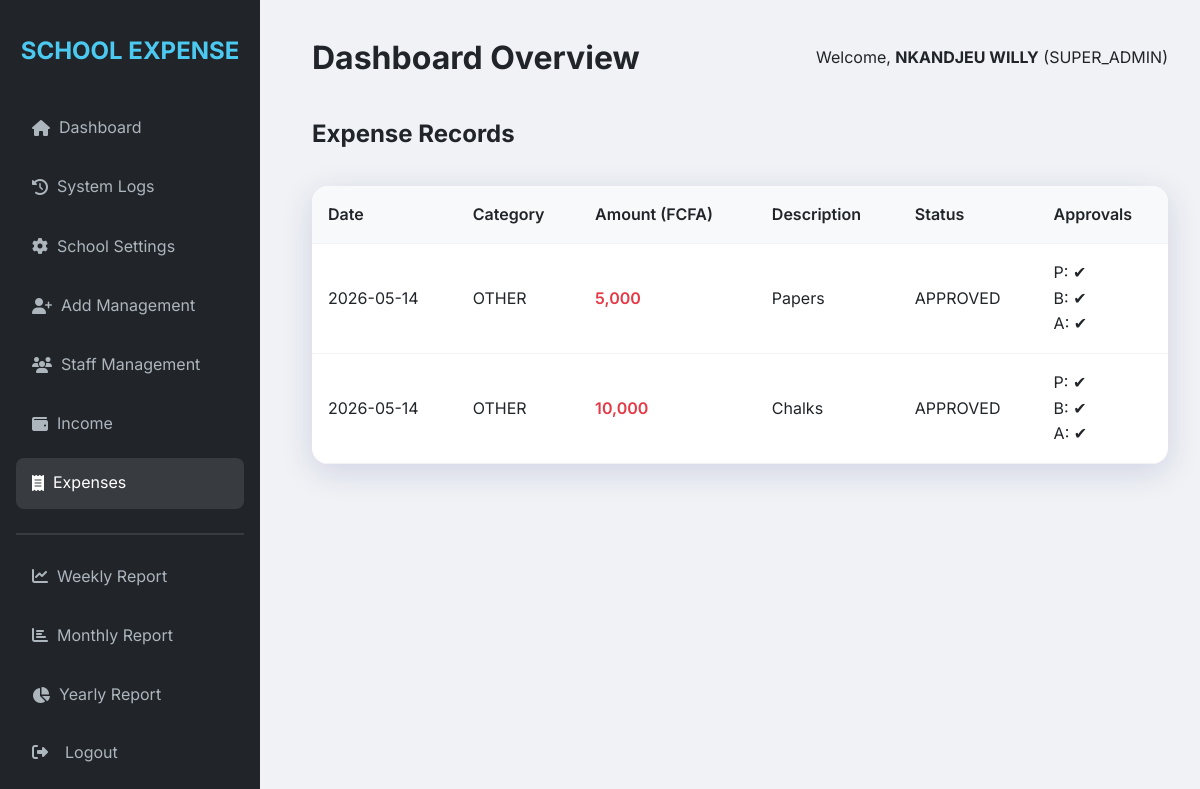
The page /expenses/view (signed in) on the database its author committed.
### models.py (models this page shows, shortened)
class User(UserMixin, db.Model):
    id = db.Column(db.Integer, primary_key=True)
    username = db.Column(db.String(64), unique=True, nullable=False)
    email = db.Column(db.String(120), unique=True, nullable=False)
    password_hash = db.Column(db.String(512), nullable=False)  # Increased to 512 for scrypt hash
    role = db.Column(db.String(20), nullable=False)  # SUPER_ADMIN, PRINCIPAL, BURSER, ACCOUNTANT, SECRETARY

class Expense(db.Model):
    id = db.Column(db.Integer, primary_key=True)
    amount = db.Column(db.Float, nullable=False)
    category = db.Column(db.String(100), nullable=False)
    description = db.Column(db.Text)
    date = db.Column(db.DateTime, default=datetime.utcnow)
    added_by = db.Column(db.Integer, db.ForeignKey('user.id'))
    status = db.Column(db.String(20), default='PENDING')  # PENDING, APPROVED, REJECTED
    approved_principal = db.Column(db.Boolean, default=False)
    approved_burser = db.Column(db.Boolean, default=False)
    approved_accountant = db.Column(db.Boolean, default=False)

### routes.py (the view)
    @app.route('/expenses/view')
    @login_required
    def view_expenses():
        role = (current_user.role or '').upper()
        if role not in ['SUPER_ADMIN', 'PRINCIPAL', 'BURSER', 'ACCOUNTANT', 'SECRETARY']:
            flash('Access Denied', 'danger')
            return redirect(url_for('dashboard'))
        expenses = Expense.query.filter(Expense.status != 'REJECTED').order_by(Expense.date.desc()).all()
        confirm_form = ConfirmForm()
        return render_template('expenses/view_expenses.html', expenses=expenses, confirm_form=confirm_form)

### app.py (called while the page is built)
def create_app():
    app = Flask(__name__)
    app.config.from_object(Config)
    app.secret_key = app.config.get('SECRET_KEY')
    if app.config.get('ENV') == 'production' and app.secret_key in (None, '', 'change_this_dev_secret'):
        raise RuntimeError('SECRET_KEY must be set in environment for production deployment')
    CSRFProtect(app)
    db.init_app(app)
    login_manager = LoginManager()
    login_manager.login_view = 'login'
    login_manager.init_app(app)
    @login_manager.user_loader
    def load_user(user_id):
        return User.query.get(int(user_id))
    with app.app_context():
        db.create_all()
        fix_username_column(app)
        ensure_schema_columns(app)
        ensure_default_staff(app)
        ensure_default_school_settings(app)
        ensure_admin_user(app)
    register_routes(app)
    return app

### templates/expenses/view_expenses.html (shortened to what this page needs)
{% extends "base.html" %}
{% block content %}
<div style="display: flex; justify-content: space-between; align-items: center; margin-bottom: 2rem;">
    <h2>Expense Records</h2>
</div>
<div class="table-container">
    <table>
        <thead>
            <tr>
                <th>Date</th>
                <th>Category</th>
                <th>Amount (FCFA)</th>
                <th>Description</th>
                <th>Status</th>
                <th>Approvals</th>
            </tr>
        </thead>
        <tbody>
            {% for expense in expenses %}
            <tr>
                <td>{{ expense.date.strftime('%Y-%m-%d') }}</td>
                <td>{{ expense.category }}</td>
                <td style="color: var(--danger); font-weight: 600;">{{ "{:,.0f}".format(expense.amount) }}</td>
                <td>{{ expense.description }}</td>
                <td>{{ expense.status }}</td>
                <td>
                    P: {{ '✔' if expense.approved_principal else '✗' }}<br>
                    B: {{ '✔' if expense.approved_burser else '✗' }}<br>
                    A: {{ '✔' if expense.approved_accountant else '✗' }}
                </td>
            </tr>
            {% else %}
            <tr>
                <td colspan="7" style="text-align: center; padding: 2rem; color: var(--gray);">No expense records found.</td>
            </tr>
            {% endfor %}
        </tbody>
    </table>
</div>
{% endblock %}

### templates/base.html (shortened to what this page needs)
<!DOCTYPE html>
<html lang="en">
<head>
    <link rel="stylesheet" href="{{ url_for('static', filename='css/style.css') }}">
    <link rel="stylesheet" href="https://cdnjs.cloudflare.com/ajax/libs/font-awesome/6.4.0/css/all.min.css">
</head>
<body>
    {% if current_user.is_authenticated %}
    <div class="app-container">
        <aside class="sidebar">
            <h2>SCHOOL EXPENSE</h2>
            <nav>
                <ul class="nav-links">
                    <li><a href="{{ url_for('dashboard') }}" class="{{ 'active' if request.endpoint == 'dashboard' }}"><i class="fas fa-home"></i> &nbsp; Dashboard</a></li>
                    {% if current_user.role == 'SUPER_ADMIN' %}
                    <li><a href="{{ url_for('view_system_logs') }}" class="{{ 'active' if request.endpoint == 'view_system_logs' }}"><i class="fas fa-history"></i> &nbsp; System Logs</a></li>
                    <li><a href="{{ url_for('school_settings') }}" class="{{ 'active' if request.endpoint == 'school_settings' }}"><i class="fas fa-cog"></i> &nbsp; School Settings</a></li>
                    <li><a href="{{ url_for('add_user') }}" class="{{ 'active' if request.endpoint == 'add_user' }}"><i class="fas fa-user-plus"></i> &nbsp; Add Management</a></li>
                    {% endif %}
                    {% if current_user.role|upper in ['SUPER_ADMIN', 'PRINCIPAL', 'SECRETARY'] %}
                    <li><a href="{{ url_for('view_staff') }}" class="{{ 'active' if 'staff' in request.endpoint }}"><i class="fas fa-users"></i> &nbsp; Staff Management</a></li>
                    {% endif %}
                    <li><a href="{{ url_for('view_income') }}" class="{{ 'active' if 'income' in request.endpoint }}"><i class="fas fa-wallet"></i> &nbsp; Income</a></li>
                    <li><a href="{{ url_for('view_expenses') }}" class="{{ 'active' if 'expenses' in request.endpoint }}"><i class="fas fa-receipt"></i> &nbsp; Expenses</a></li>
                    <hr style="margin: 1rem 0; border: 0.5px solid rgba(255,255,255,0.1)">
                    <li><a href="{{ url_for('view_report', type='weekly') }}"><i class="fas fa-chart-line"></i> &nbsp; Weekly Report</a></li>
                    <li><a href="{{ url_for('view_report', type='monthly') }}"><i class="fas fa-chart-bar"></i> &nbsp; Monthly Report</a></li>
                    <li><a href="{{ url_for('view_report', type='yearly') }}"><i class="fas fa-chart-pie"></i> &nbsp; Yearly Report</a></li>
                    <li style="margin-top: auto;">
                        <form method="post" action="{{ url_for('logout') }}" style="margin: 0; width: 100%;">
                            <button type="submit" class="logout-btn">
                                <i class="fas fa-sign-out-alt"></i> &nbsp; Logout
                            </button>
                        </form>
                    </li>
                </ul>
            </nav>
        </aside>
        <main class="main-content">
            <header style="margin-bottom: 2rem; display: flex; justify-content: space-between; align-items: center;">
                <h1>{{ title if title else 'Dashboard Overview' }}</h1>
                <div class="user-info">
                    <span>Welcome, <strong>{{ current_user.username }}</strong> ({{ current_user.role }})</span>
                </div>
            </header>
            {% block content %}{% endblock %}
        </main>
    </div>
    {% else %}
        {% block login_content %}{% endblock %}
    {% endif %}
</body>
</html>

### static/css/style.css (style rules this page uses)
:root { --primary: #4361ee; --secondary: #3f37c9; --accent: #4895ef; --success: #4cc9f0; --warning: #f72585; --danger: #e63946; --dark: #212529; --light: #f8f9fa; --gray: #6c757d; --glass: rgba(255, 255, 255, 0.9); --shadow: 0 8px 32px 0 rgba(31, 38, 135, 0.15); }
* { margin: 0; padding: 0; box-sizing: border-box; font-family: 'Inter', -apple-system, BlinkMacSystemFont, "Segoe UI", Roboto, sans-serif; }
body { background: #f0f2f5; color: var(--dark); line-height: 1.6; overflow-x: auto; width: 100%; }
.app-container { display: flex; min-height: 100vh; width: 100%; }
.sidebar { width: 260px; background: var(--dark); color: white; padding: 2rem 1rem; position: fixed; height: 100vh; transition: all 0.3s ease; }
.sidebar h2 { font-size: 1.5rem; margin-bottom: 2rem; text-align: center; color: var(--success); font-weight: 700; }
.nav-links { list-style: none; display: flex; flex-direction: column; height: calc(100vh - 120px); }
.nav-links li { margin-bottom: 0.5rem; }
.nav-links a { color: #adb5bd; text-decoration: none; padding: 0.8rem 1rem; display: flex; align-items: center; border-radius: 8px; transition: 0.3s; }
.nav-links a:hover, .nav-links a.active { background: rgba(255, 255, 255, 0.1); color: white; }
.nav-links button { color: #adb5bd; padding: 0.8rem 1rem; display: flex; align-items: center; border-radius: 8px; transition: 0.3s; width: 100%; background: none; border: none; font-size: 1rem; cursor: pointer; font-family: inherit; }
.logout-btn { color: #adb5bd; padding: 0.8rem 1rem; display: flex; align-items: center; gap: 0.5rem; border-radius: 8px; transition: 0.3s; width: 100%; background: none; border: none; font-size: 1rem; cursor: pointer; font-family: inherit; }
.main-content { flex: 1; margin-left: 280px; padding: 2rem; min-width: 0; width: calc(100% - 280px); }
.table-container { background: white; border-radius: 16px; overflow: hidden; box-shadow: var(--shadow); margin-top: 1.5rem; }
table { width: 100%; border-collapse: collapse; }
th, td { padding: 1rem; text-align: left; border-bottom: 1px solid #f1f3f5; }
th { background: #f8f9fa; font-weight: 600; }

### rows shown on the page
User: username "NKANDJEU WILLY", role "SUPER_ADMIN"
Expense: date "2026-05-14", category "OTHER", amount "5,000", description "Papers", status "APPROVED", approved_principal "✔", approved_burser "✔", approved_accountant "✔"
Expense: date "2026-05-14", category "OTHER", amount "10,000", description "Chalks", status "APPROVED", approved_principal "✔", approved_burser "✔", approved_accountant "✔"

### other values the page prints
{{ title if title else 'Dashboard Overview' }} "Dashboard Overview"
